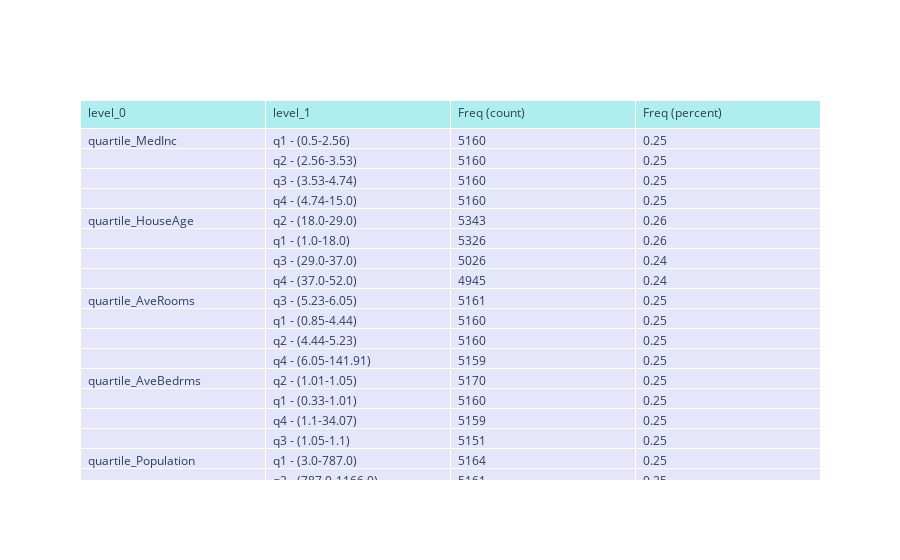

The code cell stored with this chart in its notebook:
### Code cell
# generate dataframe freq
df_freq_categorical_variables, df_freq_categorical_variables_plotly = calculate_freq_data(data_percentile_feature_target)

# transform into plotly table
fig_table_freq_categorical_variables = plot_df_table_plotly(df_freq_categorical_variables_plotly)

# save as plotly image and a excel table
fig_table_freq_categorical_variables.write_html("output_eda/5_categorical_analysis/table_freq_categorical_variables.html")
df_freq_categorical_variables.to_excel("output_eda/5_categorical_analysis/df_freq_categorical_variables.xlsx")

fig_table_freq_categorical_variables.show()

### Figure 1 — Plotly figure (JSON) as saved in the notebook; plotly's stock layout.template omitted (floating-point values rounded to 4 significant figures; data arrays with more than 128 entries replaced by an {"elided": "..."} marker saying what was removed)
{"data": [{"cells": {"align": "left", "fill": {"color": "lavender"}, "values": {"elided": "4x36 mixed values"}}, "header": {"align": "left", "fill": {"color": "paleturquoise"}, "values": ["level_0", "level_1", "Freq (count)", "Freq (percent)"]}, "type": "table"}], "layout": {"autosize": true}}
